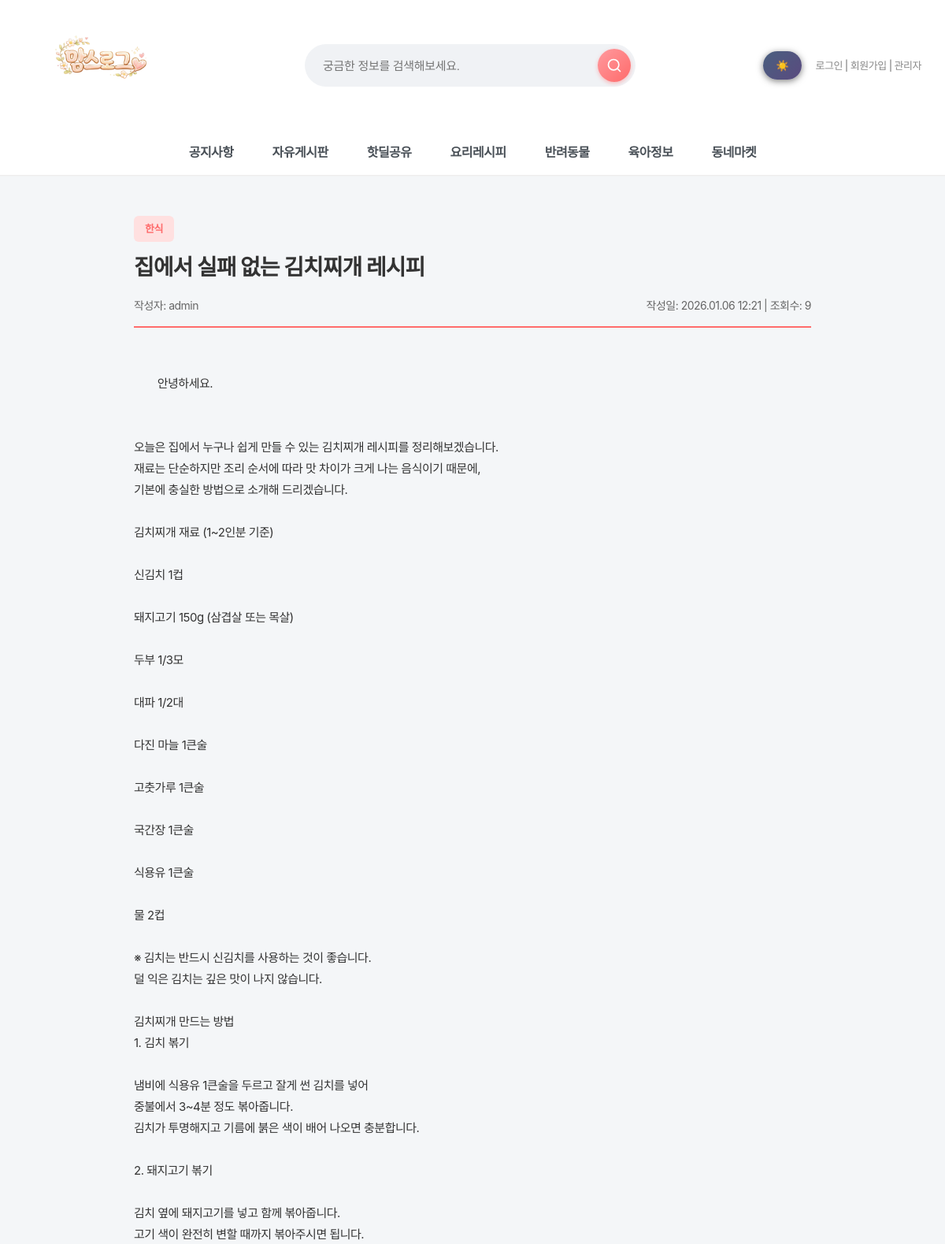
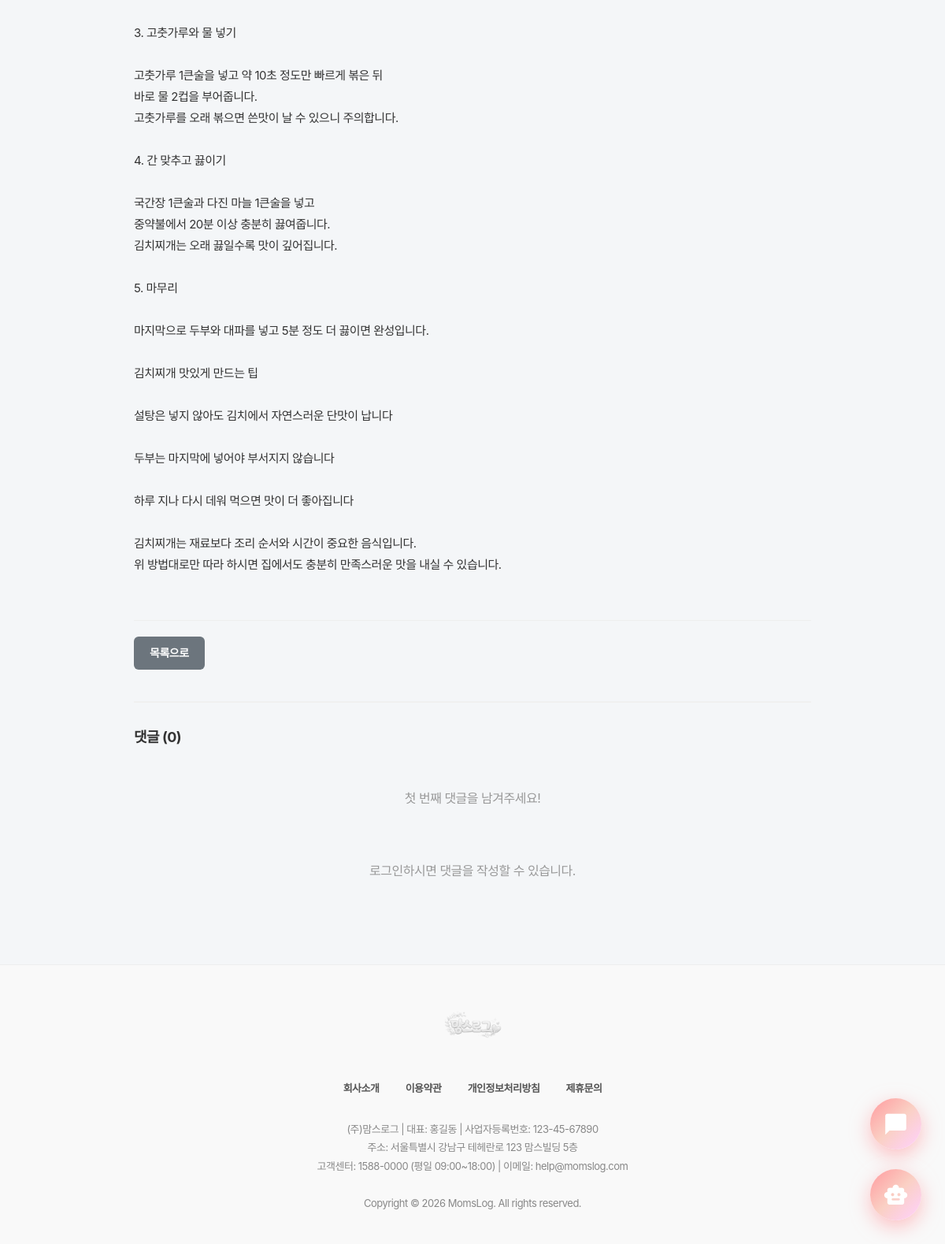
The page /recipes/2/ on the database its author committed (2 pictures, top to bottom).
### recipes/models.py (models this page shows, shortened)
class RecipePost(models.Model):
    CATEGORY_CHOICES = [
        ('korean', '한식'),
        ('chinese', '중식'),
        ('japanese', '일식'),
        ('western', '양식'),
        ('snack', '간식/디저트'),
        ('baby', '아기 이유식'),
        ('diet', '다이어트'),
        ('simple', '간단요리'),
    ]
    author = models.ForeignKey(settings.AUTH_USER_MODEL, on_delete=models.CASCADE, verbose_name="작성자")
    category = models.CharField(max_length=20, choices=CATEGORY_CHOICES, default='korean', verbose_name="카테고리")
    title = models.CharField(max_length=200, verbose_name="제목")
    content = models.TextField(verbose_name="내용")
    created_at = models.DateTimeField(auto_now_add=True, verbose_name="작성일")
    updated_at = models.DateTimeField(auto_now=True, verbose_name="수정일")
    views = models.IntegerField(default=0, verbose_name="조회수")
    class Meta:
        verbose_name = '요리레시피'
        verbose_name_plural = '요리레시피'
        ordering = ['-created_at']
    def get_category_display_name(self):
        return dict(self.CATEGORY_CHOICES).get(self.category, self.category)

### accounts/models.py (models this page shows, shortened)
class User(AbstractUser):
    real_name = models.CharField("이름", max_length=30)
    nickname = models.CharField("닉네임", max_length=30, unique=True)
    jumin = models.CharField("주민번호", max_length=20)  # 000000-0000000
    phone = models.CharField("휴대폰 번호", max_length=20)
    email = models.EmailField("이메일", max_length=254)
    address = models.CharField("주소", max_length=200, blank=True, null=True)
    address_detail = models.CharField("상세주소", max_length=200, blank=True, null=True)
    point = models.PositiveIntegerField("포인트", default=0)
    grade = models.CharField("회원 등급", max_length=10, choices=GRADE_CHOICES, default="start")
    GENDER_CHOICES = [
        ('M', '남자'),
        ('F', '여자'),
    ]
    gender = models.CharField("성별", max_length=1, choices=GENDER_CHOICES, default='F')
    has_children = models.BooleanField("자녀 유무", default=False)
    CHILD_STAGE_CHOICES = [
        ("kindergarten", "유치원"),
        ("elementary", "초등학생"),
        ("middle", "중학생"),
        ("high", "고등학생"),
        ("adult", "성인"),
        ("other", "기타"),
    ]
    children_stages = models.JSONField("자녀 학령(복수)", default=list, blank=True)
    terms_agreed = models.BooleanField("약관 동의", default=False)

### recipes/views.py (the view)
# urls.py: path('<int:pk>/', views.recipe_detail, name='recipe_detail'),
def recipe_detail(request, pk):
    post = get_object_or_404(RecipePost, pk=pk)
    post.views += 1
    post.save(update_fields=['views'])
    comments = post.comments.all().select_related('author')
    images = post.images.all().order_by('order')
    context = {
        'post': post,
        'comments': comments,
        'images': images,
        'comment_form': RecipeCommentForm(),
    }
    return render(request, 'recipes/recipe_detail.html', context)

### recipes/forms.py
class RecipeCommentForm(forms.ModelForm):
    class Meta:
        model = RecipeComment
        fields = ['content']
        widgets = {
            'content': forms.Textarea(attrs={
                'class': 'form-control',
                'rows': 3,
                'placeholder': '댓글을 입력하세요',
            }),
        }
        labels = {
            'content': '',
        }

### quests/context_processors.py (called while the page is built, shortened)
def today_quest(request):
    if not request.user.is_authenticated:
        return {
            "today_quest": None,
            "grade_progress": None,
        }

### recipes/templates/recipes/recipe_detail.html (shortened to what this page needs)
{% extends 'base.html' %}
{% load humanize %}
{% load static %}
{% block content %}
<div class="recipe-detail-container">
    <div class="recipe-detail-header">
        <span class="recipe-category-badge">{{ post.get_category_display_name }}</span>
        <h1 class="recipe-title">{{ post.title }}</h1>
        <div class="recipe-meta">
            <span>작성자: {{ post.author.nickname|default:post.author.username }}</span>
            <span>작성일: {{ post.created_at|date:"Y.m.d H:i" }} | 조회수: {{ post.views }}</span>
        </div>
    </div>
    <div class="recipe-content">
        {{ post.content }}
    </div>
    <div class="recipe-actions">
        <a href="{% url 'recipes:recipe_list' %}" class="btn btn-secondary">목록으로</a>
    </div>
    <div class="comments-section">
        <div class="comments-header">댓글 ({{ comments.count }})</div>
        {% for comment in comments %}
        <div class="comment-item">
            <div>
                <span class="comment-author">{{ comment.author.nickname|default:comment.author.username }}</span>
                <span class="comment-time">{{ comment.created_at|date:"Y.m.d H:i" }}</span>
                {% if user == comment.author %}
                <form method="post" action="{% url 'recipes:comment_delete' post.pk comment.pk %}" style="display:inline; float:right;" onsubmit="return confirm('댓글을 삭제하시겠습니까?');">
                    {% csrf_token %}
                    <button type="submit" style="background:none; border:none; color:#dc3545; cursor:pointer; font-size:12px;">삭제</button>
                </form>
                {% endif %}
            </div>
            <div class="comment-content">{{ comment.content }}</div>
        </div>
        {% empty %}
        <p style="text-align:center; color:#999; padding:30px 0;">첫 번째 댓글을 남겨주세요!</p>
        {% endfor %}
        {% if user.is_authenticated %}
        <div class="comment-form">
            <form method="post" action="{% url 'recipes:comment_create' post.pk %}">
                {% csrf_token %}
                {{ comment_form.content }}
                <button type="submit" class="btn btn-primary">댓글 작성</button>
            </form>
        </div>
        {% else %}
        <p style="text-align:center; color:#999; padding:20px 0;">
            <a href="{% url 'accounts:login' %}">로그인</a>하시면 댓글을 작성할 수 있습니다.
        </p>
        {% endif %}
    </div>
</div>
{% endblock %}

### static/css/style.css (style rules this page uses)
body { font-family: "Pretendard Variable", "Pretendard", -apple-system, BlinkMacSystemFont, system-ui, Roboto, "Helvetica Neue", "Segoe UI", "Apple SD Gothic Neo", "Noto Sans KR", "Malgun Gothic", "Apple Color Emoji", "Segoe UI Emoji", "Segoe UI Symbol", sans-serif; margin: 0; padding: 0; background-color: #f4f6f8; color: #333; line-height: 1.6; letter-spacing: -0.5px; -webkit-font-smoothing: antialiased; -moz-osx-font-smoothing: grayscale; }
h1, h2, h3, h4, h5, h6 { font-weight: 700; letter-spacing: -1px; margin-top: 0; }
a { text-decoration: none; color: inherit; transition: all 0.3s ease; }

### static/css/mobile.css (style rules this page uses)
* { box-sizing: border-box; }

### static/css/darkmode.css (style rules this page uses)
body, header, .main-nav, .card, input, textarea, select, button, table { transition: background-color 0.3s ease, color 0.3s ease, border-color 0.3s ease; }

### static/css/chatbot.css (style rules this page uses)
:root { --primary-gradient: linear-gradient(135deg, #FF9A9E 0%, #FAD0C4 50%, #FFD1FF 100%); --glass-bg: rgba(255, 255, 255, 0.85); --glass-border: 1px solid rgba(255, 255, 255, 0.5); --shadow-xl: 0 20px 40px rgba(0, 0, 0, 0.1), 0 10px 20px rgba(0, 0, 0, 0.05); --text-dark: #2d3436; }
body { font-family: 'Pretendard', sans-serif; }

### main/templates/base.html (style rules this page uses)
* { font-family: "Pretendard", -apple-system, BlinkMacSystemFont, system-ui, Roboto, "Helvetica Neue", "Segoe UI", "Apple SD Gothic Neo", "Noto Sans KR", "Malgun Gothic", "Apple Color Emoji", "Segoe UI Emoji", "Segoe UI Symbol", sans-serif; }

### recipes/templates/recipes/recipe_detail.html (style rules this page uses)
.recipe-detail-container { max-width: 900px; margin: 30px auto; padding: 20px; }
.recipe-detail-header { border-bottom: 2px solid #ff6b6b; padding-bottom: 15px; margin-bottom: 20px; }
.recipe-category-badge { display: inline-block; padding: 6px 14px; background: #ffe0e0; color: #ff6b6b; border-radius: 6px; font-size: 13px; font-weight: 600; margin-bottom: 10px; }
.recipe-title { font-size: 28px; font-weight: 700; margin-bottom: 15px; color: #333; }
.recipe-meta { display: flex; justify-content: space-between; font-size: 14px; color: #666; }
.recipe-content { line-height: 1.8; font-size: 15px; color: #333; white-space: pre-wrap; margin: 30px 0; }
.recipe-actions { display: flex; gap: 10px; margin-top: 30px; padding-top: 20px; border-top: 1px solid #eee; }
.btn { padding: 10px 20px; border-radius: 6px; text-decoration: none; font-weight: 600; font-size: 14px; cursor: pointer; border: none; }
.btn-secondary { background: #6c757d; color: white; }
.comments-section { margin-top: 40px; padding-top: 30px; border-top: 2px solid #f0f0f0; }
.comments-header { font-size: 18px; font-weight: 700; margin-bottom: 20px; }

### rows shown on the page
RecipePost: get_category_display_name "한식", title "집에서 실패 없는 김치찌개 레시피", author.nickname "admin", created_at "2026.01.06 12:21", views "9", content "안녕하세요. 오늘은 집에서 누구나 쉽게 만들 수 있는 김치찌개 레시피를 정리해보겠습니다. 재료는 단순하지만 조리 순서에 따라 맛 차이가 크게 나는 음식이기 때문에, 기본에 충실한 방법으로 소개해 드리겠습니다. 김치찌개 재료 (1~2인분 기준) 신김치 1컵 돼지고기 150g (삼겹살 또는 목살) 두부 1/3모 대파 1/2대 다진 마늘 1큰술 고춧가루 1큰술 국간장 1큰술 식용유 1큰술 물 2컵 ※ 김치는 반드시 신김치를 사용하는 것이 좋습니다. 덜 익은 김치는 깊은 맛이 나지 않습니다. 김치찌개 만드는 방법 1. 김치 볶기 냄비에 식용유 1큰술을 두르고 잘게 썬 김치를 넣어 중불에서 3~4분 정도 볶아줍니다. 김치가 투명해지고 기름에 붉은 색이 배어 나오면 충분합니다. 2. 돼지고기 볶기 김치 옆에 돼지고기를 넣고 함께 볶아줍니다. 고기 색이 완전히 변할 때까지 볶아주시면 됩니다. 3. 고춧가루와 물 넣기 고춧가루 1큰술을 넣고 약 10초 정도만 빠르게 볶은 뒤 바로 물 2컵을 부어줍니다. 고춧가루를 오래 볶으면 쓴맛이 날 수 있으니 주의합니다. 4. 간 맞추고 끓이기 국간장 1큰술과 다진 마늘 1큰술을 넣고 중약불에서 20분 이상 충분히 끓여줍니다. 김치찌개는 오래 끓일수록 맛이 깊어집니다. 5. 마무리 마지막으로 두부와 대파를 넣고 5분 정도 더 끓이면 완성입니다. 김치찌개 맛있게 만드는 팁 설탕은 넣지 않아도 김치에서 자연스러운…"

### other values the page prints
{{ comments.count }} "0"
